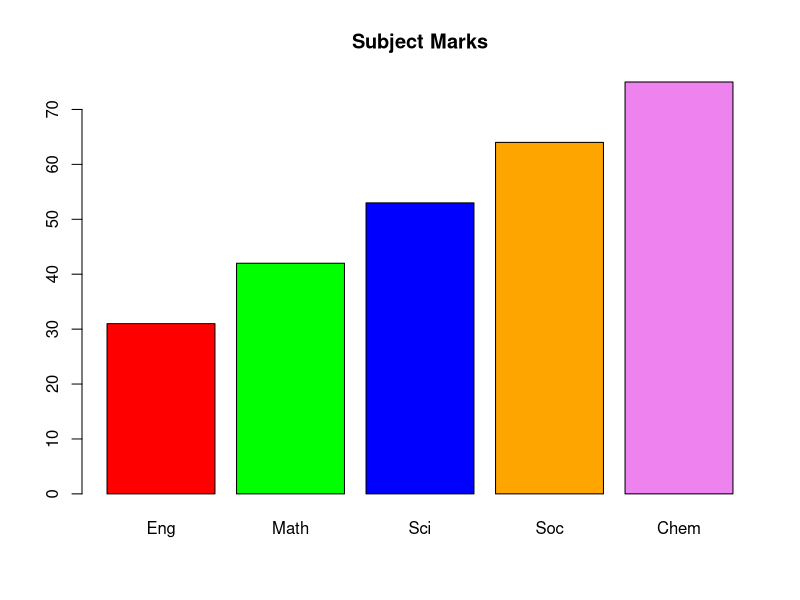

Write the R code that produced this figure.
# Write an R program to create a simple bar plot of five subject's marks.
x = c(31,42,53,64,75)
labels = c("Eng", "Math", "Sci", "Soc", "Chem")
colors = c("red","green","blue","orange","violet")
barplot(x, names.arg=labels, main="Subject Marks", col=colors)
